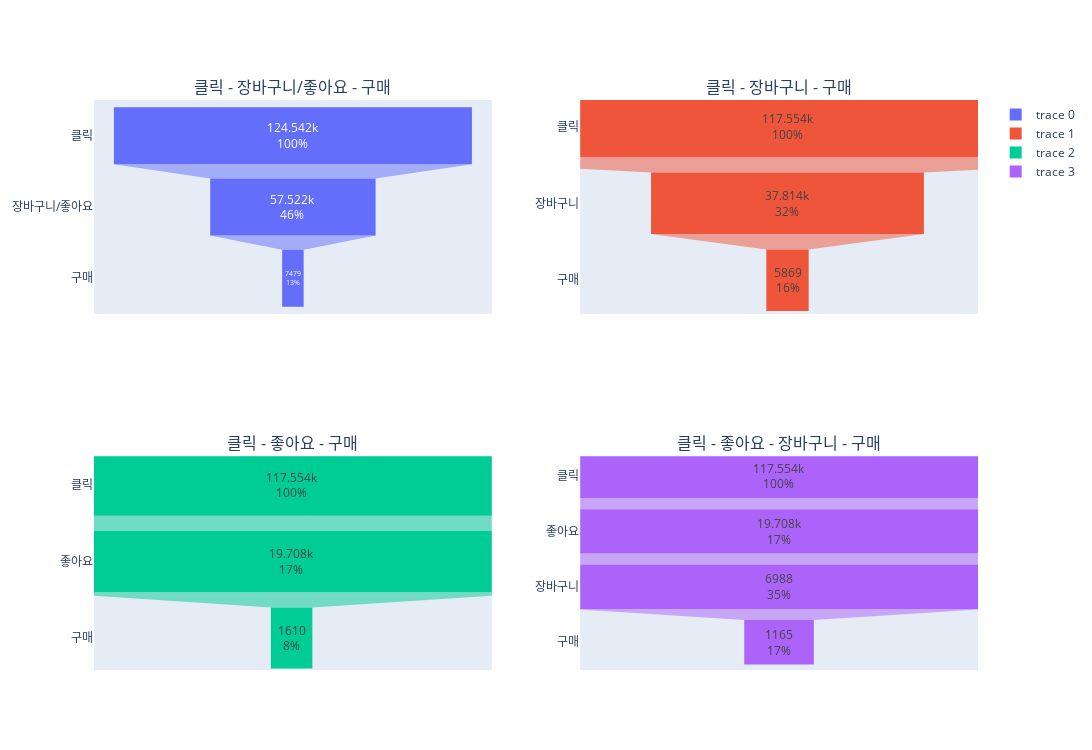

The notebook cell this image was saved under:
### Code cell
fig = make_subplots(rows=2, cols=2,
                    subplot_titles=('클릭 - 장바구니/좋아요 - 구매','클릭 - 장바구니 - 구매','클릭 - 좋아요 - 구매','클릭 - 좋아요 - 장바구니 - 구매'))

fig.add_trace(go.Funnel(
        orientation = 'h',
        y = ['클릭','장바구니/좋아요','구매'],
        x = df1['funnels'],
        textposition = 'inside',
        textinfo = 'value+percent previous'),
        row=1, col=1)


fig.add_trace(go.Funnel(
        orientation = 'h',
        y = ['클릭','장바구니','구매'],
        x = df2['funnels'],
        textposition = 'inside',
        textinfo = 'value+percent previous'),
        row=1, col=2)

fig.add_trace(go.Funnel(
        orientation = 'h',
        y = ['클릭','좋아요','구매'],
        x = df3['funnels'],
        textposition = 'inside',
        textinfo = 'value+percent previous'),
        row=2, col=1)

fig.add_trace(go.Funnel(
        orientation = 'h',
        y = ['클릭','좋아요','장바구니','구매'],
        x = df4['funnels'],
        textposition = 'inside',
        textinfo = 'value+percent previous'),
        row=2, col=2)

fig.update_layout(height=750, width=1300)
fig.show()

### Figure 1 — Plotly figure (JSON) as saved in the notebook; plotly's stock layout.template omitted (floating-point values rounded to 4 significant figures)
{"data": [{"orientation": "h", "textinfo": "value+percent previous", "textposition": "inside", "type": "funnel", "x": [124542, 57522, 7479], "xaxis": "x", "y": ["클릭", "장바구니/좋아요", "구매"], "yaxis": "y"}, {"orientation": "h", "textinfo": "value+percent previous", "textposition": "inside", "type": "funnel", "x": [117554, 37814, 5869], "xaxis": "x2", "y": ["클릭", "장바구니", "구매"], "yaxis": "y2"}, {"orientation": "h", "textinfo": "value+percent previous", "textposition": "inside", "type": "funnel", "x": [117554, 19708, 1610], "xaxis": "x3", "y": ["클릭", "좋아요", "구매"], "yaxis": "y3"}, {"orientation": "h", "textinfo": "value+percent previous", "textposition": "inside", "type": "funnel", "x": [117554, 19708, 6988, 1165], "xaxis": "x4", "y": ["클릭", "좋아요", "장바구니", "구매"], "yaxis": "y4"}], "layout": {"annotations": [{"font": {"size": 16}, "showarrow": false, "text": "클릭 - 장바구니/좋아요 - 구매", "x": 0.225, "xanchor": "center", "xref": "paper", "y": 1, "yanchor": "bottom", "yref": "paper"}, {"font": {"size": 16}, "showarrow": false, "text": "클릭 - 장바구니 - 구매", "x": 0.775, "xanchor": "center", "xref": "paper", "y": 1, "yanchor": "bottom", "yref": "paper"}, {"font": {"size": 16}, "showarrow": false, "text": "클릭 - 좋아요 - 구매", "x": 0.225, "xanchor": "center", "xref": "paper", "y": 0.375, "yanchor": "bottom", "yref": "paper"}, {"font": {"size": 16}, "showarrow": false, "text": "클릭 - 좋아요 - 장바구니 - 구매", "x": 0.775, "xanchor": "center", "xref": "paper", "y": 0.375, "yanchor": "bottom", "yref": "paper"}], "height": 750, "width": 1300, "xaxis": {"anchor": "y", "autorange": true, "domain": [0, 0.45], "range": [-69190, 69190], "type": "linear"}, "xaxis2": {"anchor": "y2", "autorange": false, "domain": [0.55, 1], "range": [-28730.0, 26400.0], "type": "linear"}, "xaxis3": {"anchor": "y3", "autorange": false, "domain": [0, 0.45], "range": [-7672.0, 7772.0], "type": "linear"}, "xaxis4": {"anchor": "y4", "autorange": false, "domain": [0.55, 1], "range": [-3329.0, 3330.0], "type": "linear"}, "yaxis": {"anchor": "x", "autorange": true, "domain": [0.625, 1], "range": [2.5, -0.5], "type": "category"}, "yaxis2": {"anchor": "x2", "autorange": false, "domain": [0.625, 1], "range": [2.437, -0.3444], "type": "category"}, "yaxis3": {"anchor": "x3", "autorange": false, "domain": [0, 0.375], "range": [2.418, -0.3788], "type": "category"}, "yaxis4": {"anchor": "x4", "autorange": false, "domain": [0, 0.375], "range": [3.5, -0.3532], "type": "category"}}}
